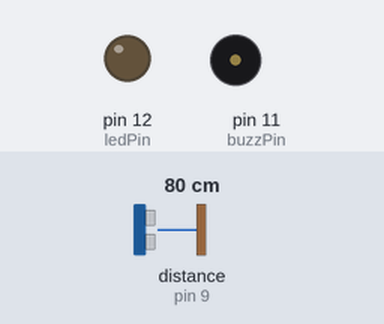
This sketch was run on a simulated Arduino Uno, built with avr-gcc and run on an emulated ATmega328P. Shown: output pins drawn as LEDs (lit = HIGH), buzzer (waves = sounding, pin HIGH). Wiring (inferred from the names in the program): ultrasonic range finder: trigger pin 10; echo pin 9. Dashed ring = blinking. Inputs (shaded band) come from the test bench; at power-on: distance to the obstacle (sensor on pin 9) 80 cm. The echo pulse lasts 58.3 µs per cm; pins used as bus, display or sensor lines are not drawn; what the sketch prints to the serial monitor is not drawn.

Above: at 1.2 s.
1.3 s: distance to the obstacle (sensor on pin 9) set to 13 cm
4.3 s: distance to the obstacle (sensor on pin 9) set to 10 cm
At 4.44 s:
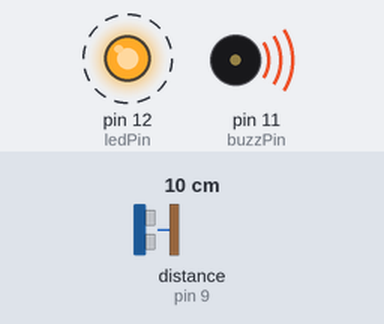
7.3 s: distance to the obstacle (sensor on pin 9) set to 2 cm
10.3 s: distance to the obstacle (sensor on pin 9) set to 18 cm
At 11.5 s:
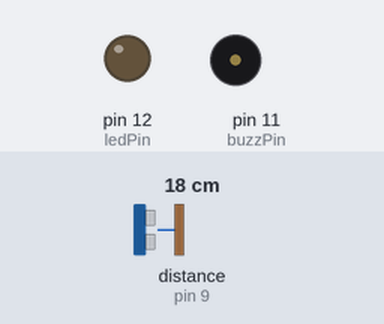
11.8 s: distance to the obstacle (sensor on pin 9) set to 4 cm
At 12.03 s:
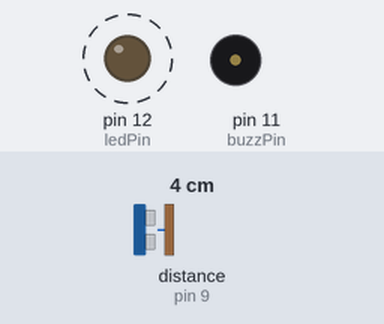
Timing chart, 0 to 15.8 s (numbered marks = the images above; inputs shaded):
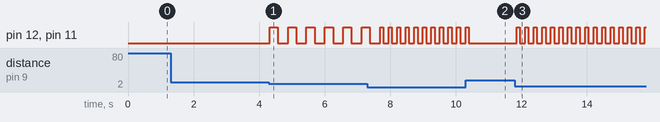

The sketch:

sketch_mar14a.ino
```cpp
const int echoPin = 9;
const int trigPin = 10;
const int buzzPin = 11;
const int ledPin = 12;

long duration;
int distance;
float beepdelay;


void setup() {
  // put your setup code here, to run once:
  pinMode(echoPin, INPUT);
  pinMode(trigPin, OUTPUT);
  pinMode(buzzPin, OUTPUT);
  pinMode(ledPin, OUTPUT);
  Serial.begin(9600);
}

void loop() {
  // put your main code here, to run repeatedly:
  digitalWrite(trigPin,LOW);//Clear trig pin
  delayMicroseconds(2);

  digitalWrite(trigPin,HIGH);
  delayMicroseconds(10);
  digitalWrite(trigPin,LOW);

  duration = pulseIn(echoPin, HIGH);
  distance = duration * 0.034/2;

  if (distance <= 10 && distance > 5){
    beepdelay = 250;
  }
  else if(distance <=5 && distance > 3){
    beepdelay = 150;
  }
  else if(distance <= 3){
    beepdelay = 100;
  }

   if (distance <= 10) {
    digitalWrite(buzzPin, HIGH);
    digitalWrite(ledPin, HIGH);
    delay(beepdelay);
    digitalWrite(buzzPin, LOW);
    digitalWrite(ledPin, LOW);
    delay(beepdelay);
  }
  else{
    digitalWrite(buzzPin,LOW);
    digitalWrite(ledPin,LOW);
  }

   Serial.print("Distanta:");
  Serial.print(distance);
  delay(60);

}
```

Measured:
- the behaviour switches between 12 and 11 cm on distance to the obstacle (sensor on pin 9) (found by bisection; images 0 and 1)
- after the input at 1.3 s, every drawn part: stays the same
- after the input at 4.3 s, pin 12 (ledPin), pin 11 (buzzPin): alternates HIGH for 0.25 s and LOW for 0.31 s, starting at once
- after the input at 10.3 s, pin 12 (ledPin), pin 11 (buzzPin): goes on until 10.4 s, then stays LOW
- after the input at 11.8 s, pin 12 (ledPin), pin 11 (buzzPin): alternates HIGH for 0.10 s and LOW for 0.16 s, starting after 0.05 s
